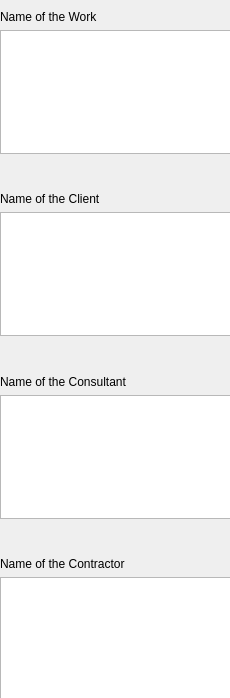
      <widget class="QWidget" name="spc_bsc_20">
       <property name="geometry">
        <rect>
         <x>0</x>
         <y>0</y>
         <width>230</width>
         <height>698</height>
        </rect>
       </property>
       <attribute name="label">
        <string>Basic Info</string>
       </attribute>
       <widget class="QWidget" name="layoutWidget_5">
        <property name="geometry">
         <rect>
          <x>0</x>
          <y>10</y>
          <width>258</width>
          <height>691</height>
         </rect>
        </property>
        <layout class="QVBoxLayout" name="verticalLayout_9">
         <item>
          <widget class="QLabel" name="label_163">
           <property name="text">
            <string>Name of the Work</string>
           </property>
          </widget>
         </item>
         <item>
          <widget class="QTextEdit" name="spc_bsc_21"/>
         </item>
         <item>
          <spacer name="side_socr_5">
           <property name="orientation">
            <enum>Qt::Vertical</enum>
           </property>
           <property name="sizeHint" stdset="0">
            <size>
             <width>20</width>
             <height>100</height>
            </size>
           </property>
          </spacer>
         </item>
         <item>
          <widget class="QLabel" name="label_164">
           <property name="text">
            <string>Name of the Client</string>
           </property>
          </widget>
         </item>
         <item>
          <widget class="QTextEdit" name="spc_bsc_22"/>
         </item>
         <item>
          <spacer name="side_spcr_10">
           <property name="orientation">
            <enum>Qt::Vertical</enum>
           </property>
           <property name="sizeHint" stdset="0">
            <size>
             <width>20</width>
             <height>100</height>
            </size>
           </property>
          </spacer>
         </item>
         <item>
          <widget class="QLabel" name="label_165">
           <property name="text">
            <string>Name of the Consultant</string>
           </property>
          </widget>
         </item>
         <item>
          <widget class="QTextEdit" name="spc_bsc_23">
           <property name="sizePolicy">
            <sizepolicy hsizetype="Expanding" vsizetype="Preferred">
             <horstretch>0</horstretch>
             <verstretch>0</verstretch>
            </sizepolicy>
           </property>
          </widget>
         </item>
         <item>
          <spacer name="side_spcr_11">
           <property name="orientation">
            <enum>Qt::Vertical</enum>
           </property>
           <property name="sizeHint" stdset="0">
            <size>
             <width>20</width>
             <height>100</height>
            </size>
           </property>
          </spacer>
         </item>
         <item>
          <widget class="QLabel" name="label_166">
           <property name="text">
            <string>Name of the Contractor</string>
           </property>
          </widget>
         </item>
         <item>
          <widget class="QTextEdit" name="spc_bsc_24"/>
         </item>
        </layout>
       </widget>
      </widget>
